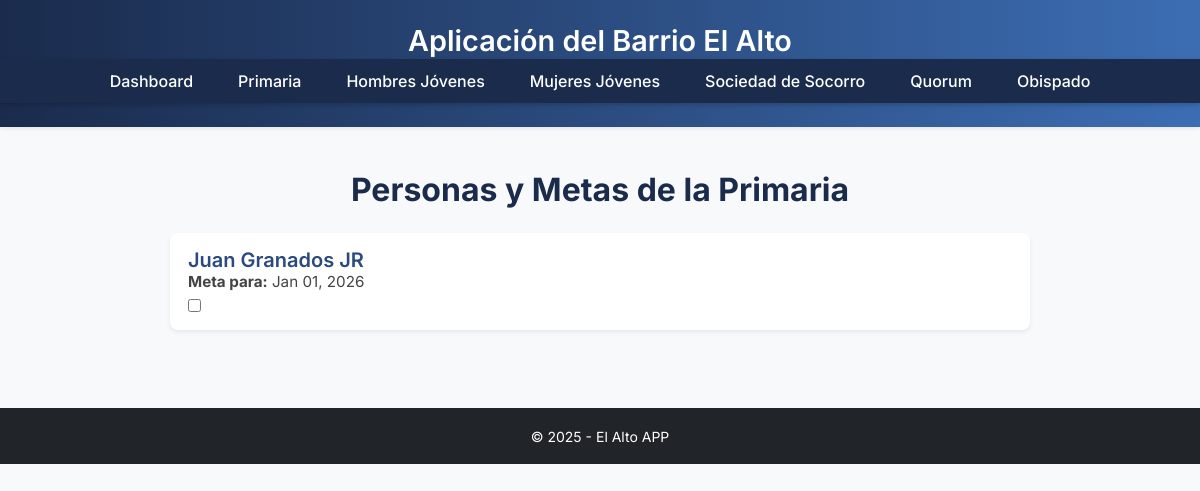
Before: /primaria/ with the older database file.
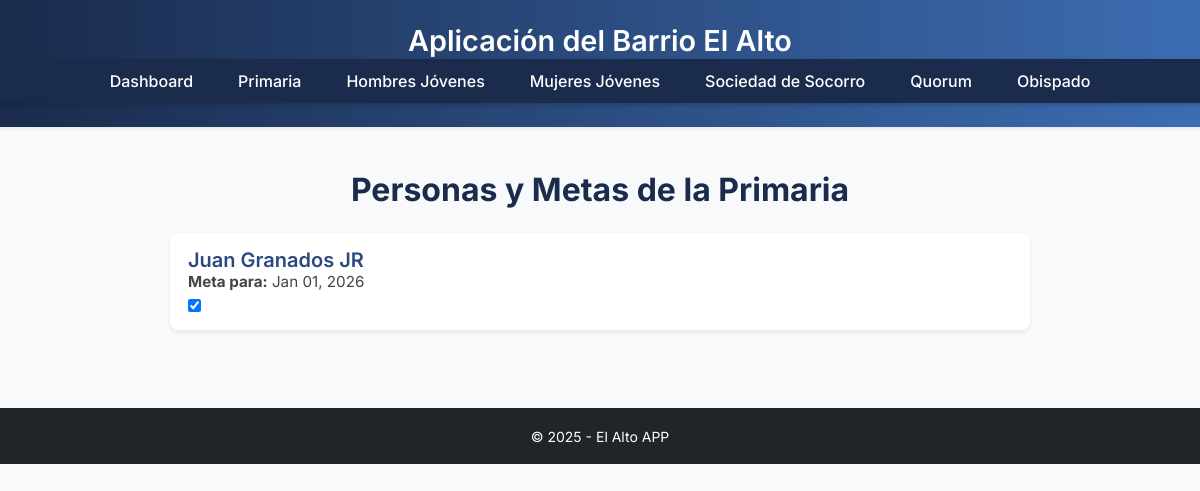
After: the same page with the newer database file.
### barrio/models.py (models this page shows, shortened)
class ObraMisional(models.Model):
    ORGANIZACIONES = [
        ("QUORUM", "Quórum de Élderes"),
        ("SOCSOC", "Sociedad de Socorro"),
        ("HOMBRES", "Hombres Jóvenes"),
        ("MUJERES", "Mujeres Jóvenes"),
        ("PRIMARIA", "Primaria"),
    ]
    CONDICIONES = [
        ("MENOS_ACTIVOS", "Menos activos"),
        ("ACTIVOS", "Activos"),
        ("CONVERSOS", "Conversos"),
        ("INVESTIGADORES", "Investigadores"),
    ]
    ORDENANZAS = [
        ("BAUTISMO", "Bautismo"),
        ("INVESTIDURA", "Investidura"),
        ("SELLAMIENTO", "Sellamiento"),
    ]
    organizacion = models.CharField(max_length=20, choices=ORGANIZACIONES, null=True, blank=True)
    condicion_actual = models.CharField(max_length=20, choices=CONDICIONES, null=True, blank=True)
    nombre = models.CharField(max_length=120, null=True, blank=True)
    meta = models.CharField(max_length=50, null=True, blank=True)
    ordenanza_faltante = models.CharField(max_length=50, choices=ORDENANZAS, null=True, blank=True)
    fecha_meta = models.DateField(null=True, blank=True)
    done = models.BooleanField(default=False)

### barrio/views.py (the view)
# urls.py: path('primaria/', views.primaria, name='primaria'),
def primaria(request):
    obras = ObraMisional.objects.filter(organizacion='PRIMARIA')
    return render(request, 'primaria.html', {'obras': obras})

### barrio/templates/primaria.html (shortened to what this page needs)
{% extends "base.html" %}
{% block content %}
<div class="container-custom mt-4">
    <h2 class="text-center mb-4">Personas y Metas de la Primaria</h2>
    {% for item in obras %}
    <div class="persona-item shadow-sm">
        <div class="persona-nombre">{{ item.nombre }}</div>
        <div class="persona-fecha">
            <strong>Meta para:</strong> {{ item.fecha_meta|date:"M d, Y" }}
        </div>
<form method="POST" action="{% url 'marcar_completado' item.id %}" class="d-inline">
    <input
        type="checkbox"
        name="done"
        onchange="this.form.submit()"
        {% if item.done %}checked{% endif %}
    >
</form>
    </div>
    {% endfor %}
{% endblock %}

Changed rows visible on the page:
changed ObraMisional "Juan Granados JR": done "☐" → "☑"
